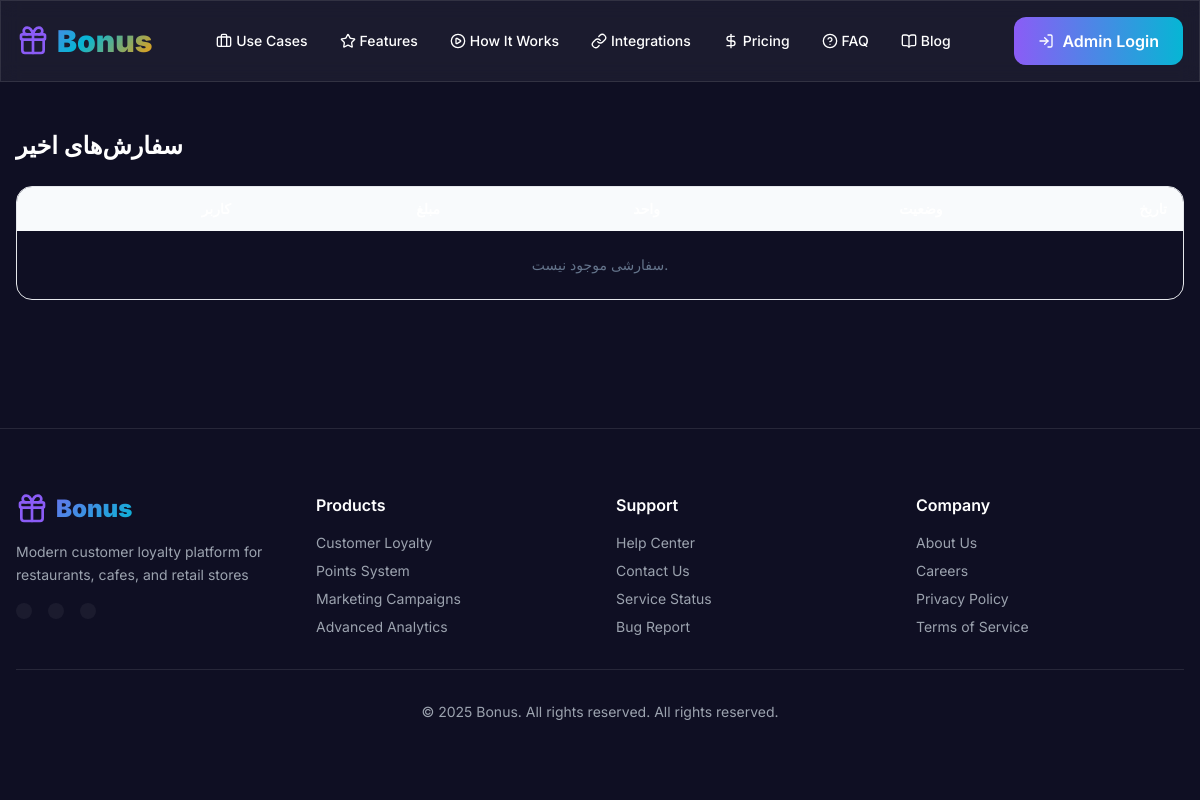
Page /partners/orders/ (signed in) on the earlier database version.
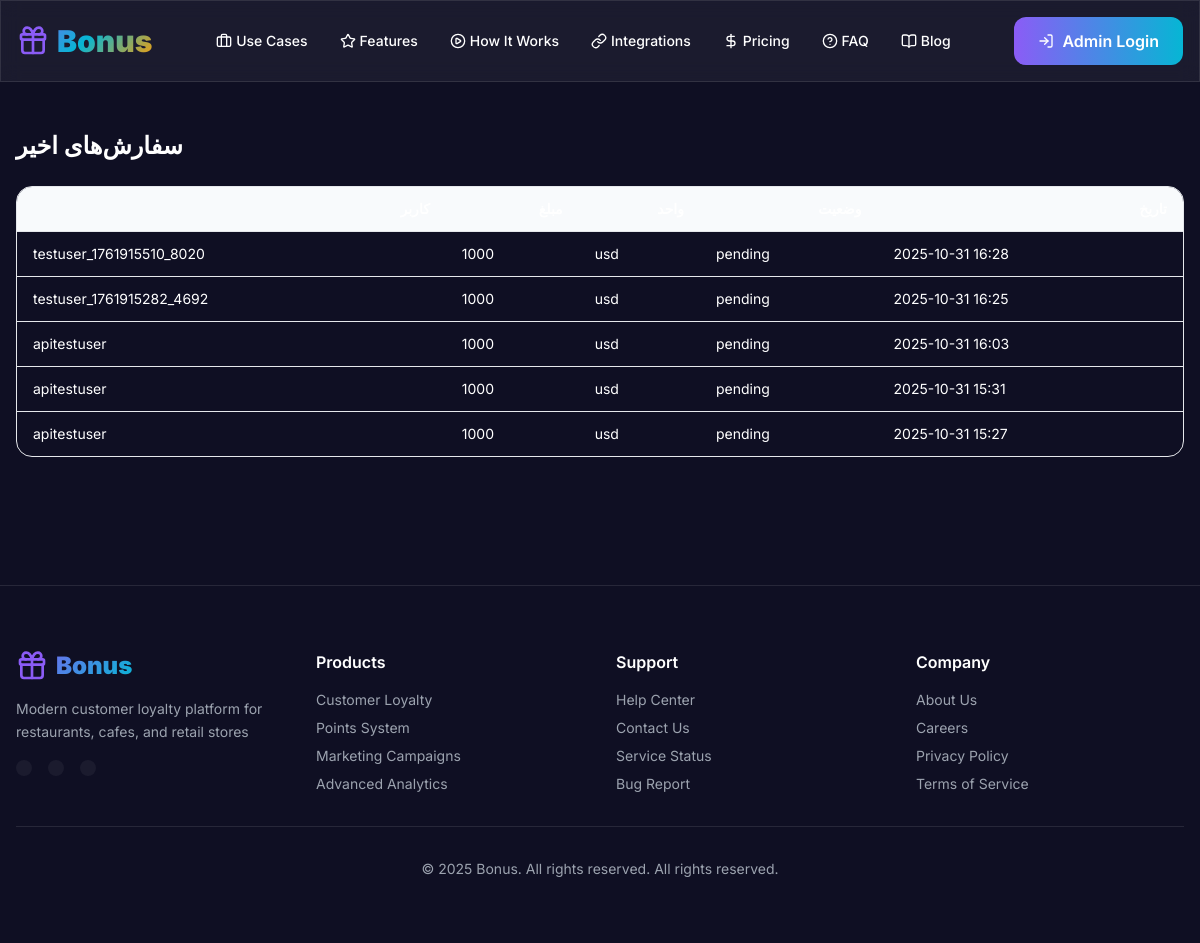
Same page on the later database version.
### payments/models.py (models this page shows, shortened)
class Order(models.Model):
    class Status(models.TextChoices):
        PENDING = "pending", "Pending"
        PAID = "paid", "Paid"
        FAILED = "failed", "Failed"
    user = models.ForeignKey(User, on_delete=models.SET_NULL, null=True, blank=True)
    business = models.ForeignKey(Business, on_delete=models.CASCADE, related_name="orders")
    amount_cents = models.PositiveIntegerField()
    currency = models.CharField(max_length=8, default="USD")
    status = models.CharField(max_length=16, choices=Status.choices, default=Status.PENDING)
    external_id = models.CharField(max_length=128, blank=True)
    created_at = models.DateTimeField(auto_now_add=True)
    updated_at = models.DateTimeField(auto_now=True)

### partners/views.py (the view)
# urls.py: path("orders/", views.orders_list, name="orders_list"),
@login_required
def orders_list(request):
    business = _get_active_business(request)
    orders = Order.objects.filter(business=business).select_related("user").order_by("-created_at") if business else []
    return render(request, "partners/orders_list.html", {"business": business, "orders": orders})

### partners/views.py (called while the page is built)
def _get_active_business(request):
    business_id = request.session.get("active_business_id")
    if business_id:
        return Business.objects.filter(id=business_id, owner=request.user).first()
    return Business.objects.filter(owner=request.user).first()

### templates/partners/orders_list.html (shortened to what this page needs)
{% extends 'base.html' %}
{% block content %}
<div class="max-w-7xl mx-auto px-4 py-12">
  <h1 class="text-2xl font-bold">سفارش‌های اخیر</h1>
  <div class="mt-6 overflow-x-auto rounded-2xl border">
    <table class="min-w-full text-sm">
      <thead class="bg-slate-50">
        <tr>
          <th class="px-4 py-3 text-right">کاربر</th>
          <th class="px-4 py-3 text-right">مبلغ</th>
          <th class="px-4 py-3 text-right">واحد</th>
          <th class="px-4 py-3 text-right">وضعیت</th>
          <th class="px-4 py-3 text-right">تاریخ</th>
        </tr>
      </thead>
      <tbody>
        {% for o in orders %}
          <tr class="border-t">
            <td class="px-4 py-3">{% if o.user %}{{ o.user.username }}{% else %}-{% endif %}</td>
            <td class="px-4 py-3">{{ o.amount_cents }}</td>
            <td class="px-4 py-3">{{ o.currency }}</td>
            <td class="px-4 py-3">{{ o.status }}</td>
            <td class="px-4 py-3">{{ o.created_at|date:'Y-m-d H:i' }}</td>
          </tr>
        {% empty %}
          <tr>
            <td class="px-4 py-6 text-center text-slate-500" colspan="5">سفارشی موجود نیست.</td>
          </tr>
        {% endfor %}
      </tbody>
    </table>
  </div>
</div>
{% endblock %}

### templates/base.html (shortened to what this page needs)
{% load i18n %}
<!DOCTYPE html>
<html lang="en" dir="ltr">
  <head>
    <script src="https://cdn.tailwindcss.com"></script>
  </head>
  <body class="bg-dark text-white scroll-smooth">
    <header class="sticky top-0 z-50 glass-effect border-b border-white/10">
      <div class="max-w-7xl mx-auto px-4 py-4 flex items-center justify-between">
        <a href="/" class="text-3xl font-black text-gradient flex items-center gap-2">
          <i data-lucide="gift" class="w-8 h-8 text-primary"></i>
          Bonus
        </a>
        <nav class="hidden lg:flex gap-8 text-sm font-medium">
          <a href="/use-cases/" class="hover:text-primary transition-colors duration-300 flex items-center gap-1">
            <i data-lucide="briefcase" class="w-4 h-4"></i>
            Use Cases
          </a>
          <a href="/features/" class="hover:text-primary transition-colors duration-300 flex items-center gap-1">
            <i data-lucide="star" class="w-4 h-4"></i>
            Features
          </a>
          <a href="/how-it-works/" class="hover:text-primary transition-colors duration-300 flex items-center gap-1">
            <i data-lucide="play-circle" class="w-4 h-4"></i>
            How It Works
          </a>
          <a href="/integrations/" class="hover:text-primary transition-colors duration-300 flex items-center gap-1">
            <i data-lucide="link" class="w-4 h-4"></i>
            Integrations
          </a>
          <a href="/pricing/" class="hover:text-primary transition-colors duration-300 flex items-center gap-1">
            <i data-lucide="dollar-sign" class="w-4 h-4"></i>
            Pricing
          </a>
          <a href="/faq/" class="hover:text-primary transition-colors duration-300 flex items-center gap-1">
            <i data-lucide="help-circle" class="w-4 h-4"></i>
            FAQ
          </a>
          <a href="/blog/" class="hover:text-primary transition-colors duration-300 flex items-center gap-1">
            <i data-lucide="book-open" class="w-4 h-4"></i>
            Blog
          </a>
        </nav>
        <div class="flex items-center gap-4">
          <a href="/partners/login/" class="px-6 py-3 rounded-xl bg-gradient-to-r from-primary to-secondary text-white font-semibold hover:shadow-lg hover:shadow-primary/25 transition-all duration-300 flex items-center gap-2">
            <i data-lucide="log-in" class="w-4 h-4"></i>
            Admin Login
          </a>
        </div>
      </div>
    </header>
    {% block content %}{% endblock %}
    <footer class="border-t border-white/10 mt-20 py-16">
      <div class="max-w-7xl mx-auto px-4">
        <div class="grid md:grid-cols-4 gap-8 mb-8">
          <div class="space-y-4">
            <div class="flex items-center gap-2 text-2xl font-black text-gradient">
              <i data-lucide="gift" class="w-8 h-8 text-primary"></i>
              Bonus
            </div>
            <p class="text-gray-400 text-sm leading-relaxed">
              Modern customer loyalty platform for restaurants, cafes, and retail stores
            </p>
            <div class="flex gap-4">
              <a href="#" class="p-2 rounded-lg bg-white/5 hover:bg-primary/20 transition-colors">
              </a>
              <a href="#" class="p-2 rounded-lg bg-white/5 hover:bg-primary/20 transition-colors">
              </a>
              <a href="#" class="p-2 rounded-lg bg-white/5 hover:bg-primary/20 transition-colors">
              </a>
            </div>
          </div>
          <div class="space-y-4">
            <h3 class="font-semibold text-white">Products</h3>
            <div class="space-y-2 text-sm text-gray-400">
              <a href="#" class="block hover:text-primary transition-colors">Customer Loyalty</a>
              <a href="#" class="block hover:text-primary transition-colors">Points System</a>
              <a href="#" class="block hover:text-primary transition-colors">Marketing Campaigns</a>
              <a href="#" class="block hover:text-primary transition-colors">Advanced Analytics</a>
            </div>
          </div>
          <div class="space-y-4">
            <h3 class="font-semibold text-white">Support</h3>
            <div class="space-y-2 text-sm text-gray-400">
              <a href="#" class="block hover:text-primary transition-colors">Help Center</a>
              <a href="#" class="block hover:text-primary transition-colors">Contact Us</a>
              <a href="#" class="block hover:text-primary transition-colors">Service Status</a>
              <a href="#" class="block hover:text-primary transition-colors">Bug Report</a>
            </div>
          </div>
          <div class="space-y-4">
            <h3 class="font-semibold text-white">Company</h3>
            <div class="space-y-2 text-sm text-gray-400">
              <a href="#" class="block hover:text-primary transition-colors">About Us</a>
              <a href="#" class="block hover:text-primary transition-colors">Careers</a>
              <a href="#" class="block hover:text-primary transition-colors">Privacy Policy</a>
              <a href="#" class="block hover:text-primary transition-colors">Terms of Service</a>
            </div>
          </div>
        </div>
        <div class="border-t border-white/10 pt-8 text-center text-sm text-gray-400">
          © {% now "Y" %} Bonus. {% trans "All rights reserved" %}. All rights reserved.
        </div>
      </div>
    </footer>
  </body>
  </html>

### templates/base.html (style rules this page uses)
.glass-effect { background: rgba(255, 255, 255, 0.05); backdrop-filter: blur(10px); border: 1px solid rgba(255, 255, 255, 0.1); }
.text-gradient { background: linear-gradient(135deg, #8b5cf6, #06b6d4, #f59e0b); -webkit-background-clip: text; -webkit-text-fill-color: transparent; background-clip: text; }
.scroll-smooth { scroll-behavior: smooth; }
body { font-family: 'Inter', sans-serif; }

Differences in the rows shown:
added Order: user.username "testuser_1761915510_8020", amount_cents "1000", currency "usd", status "pending", created_at "2025-10-31 16:28"
added Order: user.username "testuser_1761915282_4692", amount_cents "1000", currency "usd", status "pending", created_at "2025-10-31 16:25"
added Order: user.username "apitestuser", amount_cents "1000", currency "usd", status "pending", created_at "2025-10-31 16:03"
added Order: user.username "apitestuser", amount_cents "1000", currency "usd", status "pending", created_at "2025-10-31 15:31"
added Order: user.username "apitestuser", amount_cents "1000", currency "usd", status "pending", created_at "2025-10-31 15:27"
Other differences:
text no longer shown: "سفارشی موجود نیست."
